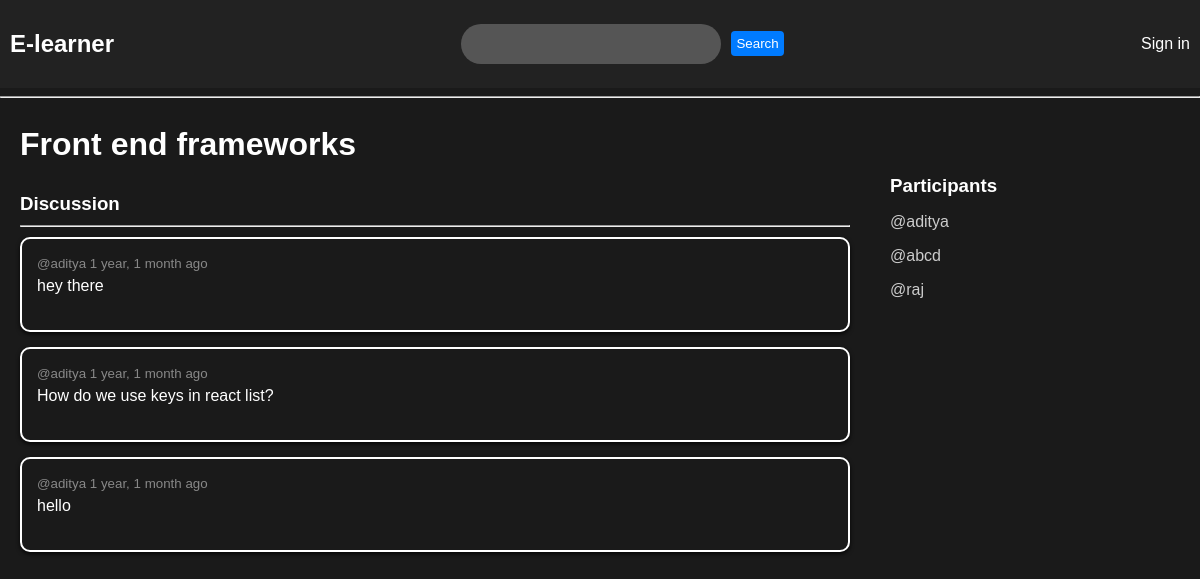
Page /room/12/ on the committed database.
### base/models.py (models this page shows, shortened)
class Room(models.Model):
    Chat_host=models.ForeignKey(User,on_delete=models.SET_NULL,null=True)
    subject=models.ForeignKey(Subject,on_delete=models.SET_NULL,null=True)
    name=models.CharField(max_length=200)
    description=models.TextField(null=True,blank=True)
    participants=models.ManyToManyField(User,null=True,related_name='participants',blank=True)
    updated = models.DateTimeField(auto_now=True)
    created= models.DateTimeField(auto_now_add=True)
    class Meta:
        ordering=['-updated','-created']

class Message(models.Model):
      user=models.ForeignKey(User,on_delete=models.CASCADE)
      room=models.ForeignKey(Room, on_delete=models.CASCADE)
      body=models.TextField()
      updated = models.DateTimeField(auto_now=True)
      created= models.DateTimeField(auto_now_add=True)
      class Meta:
        ordering=['-updated','-created']

### base/views.py (the view, shortened to what this page needs)
# urls.py: path('room/<str:id_>/',views.room,name="room"),
def room(request,id_):
    room=Room.objects.get(id=id_)
    room_messages=room.message_set.all().order_by('-created')
    participants=room.participants.all()
    context={'room':room,'room_messages':room_messages,'participants':participants}
    return render(request, 'base/Room.html',context)

### base/templates/base/Room.html (shortened to what this page needs)
{% extends 'mainTemp.html' %}
{% block content %}
<div class="room-container">
    <div class="room-details">
        <h1>{{ room.name }}</h1>
        <div class="discussion-container">
            <h3>Discussion</h3>
            <hr>
            <div class="comment">
                {% for message in room_messages %}
                <div>
                    <small>@{{ message.user }} {{ message.created|timesince }} ago</small>
                    <p>{{ message.body }}</p>
                </div>
                {% endfor %}
            </div>
        </div>
    </div>
    <div class="participants-container">
        <h3>Participants</h3>
        {% for user in participants %}
        <div>
            <p>@{{ user.username }}</p>
        </div>
        {% endfor %}
    </div>
</div>
{% endblock %}

### base/templates/base/Room.html (style rules this page uses)
body { margin: 0; padding: 0; font-family: Arial, sans-serif; background-color: #1a1a1a; color: #fff; }
.room-container { display: grid; grid-template-columns: 3fr 1fr; padding: 20px; }
.room-details { margin-right: 40px; }
.room-details h1 { margin-top: 0; margin-bottom: 10px; color: #fff; }
.room-details p { margin-bottom: 20px; color: #ccc; }
.discussion-container { margin-top: 30px; }
.discussion-container h3 { margin-bottom: 10px; color: #fff; }
.comment { margin-top: 10px; }
.comment div { background-color: #1a1a1a; padding: 15px; border-radius: 10px; margin-bottom: 15px; box-shadow: 0 2px 4px rgba(0, 0, 0, 0.8); border:2px solid #fff; }
.comment small { color: #888; }
.comment p { margin-top: 5px; color: #fff; }
.participants-container { margin-top: 30px; }
.participants-container h3 { margin-bottom: 10px; color: #fff; }
.participants-container p { margin-bottom: 5px; color: #ccc; }

### rows in the picture
Room: name "Front end frameworks"
Message: user "aditya", created "1 year, 1 month", body "hey there"
Message: user "aditya", created "1 year, 1 month", body "How do we use keys in react list?"
Message: user "aditya", created "1 year, 1 month", body "hello"

### other values in the picture
{{ user.username }} "aditya"
{{ user.username }} "abcd"
{{ user.username }} "raj"
